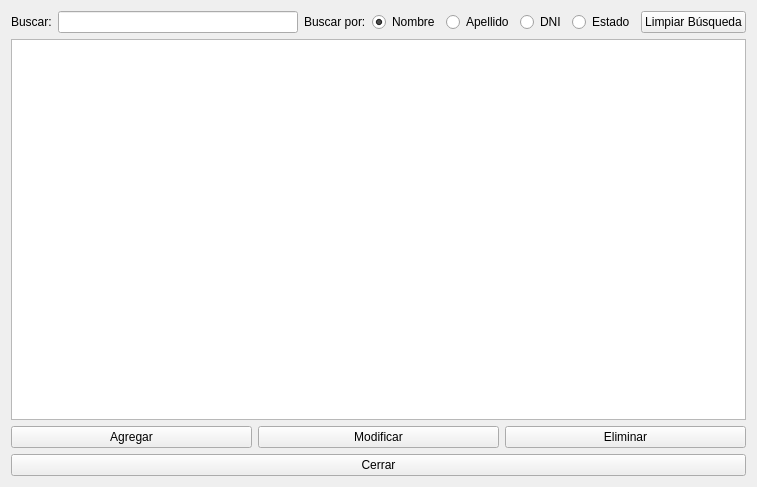
<?xml version="1.0" encoding="UTF-8"?>
<ui version="4.0">
 <class>VentanaSocios</class>
 <widget class="QWidget" name="VentanaSocios">
  <property name="geometry">
   <rect>
    <x>0</x>
    <y>0</y>
    <width>757</width>
    <height>487</height>
   </rect>
  </property>
  <property name="windowTitle">
   <string>Form</string>
  </property>
  <layout class="QGridLayout" name="gridLayout">
   <item row="0" column="0">
    <layout class="QVBoxLayout" name="verticalLayout">
     <item>
      <layout class="QHBoxLayout" name="horizontalLayout">
       <item>
        <widget class="QLabel" name="lbBuscar">
         <property name="text">
          <string>Buscar:</string>
         </property>
        </widget>
       </item>
       <item>
        <widget class="QLineEdit" name="txtBuscar"/>
       </item>
       <item>
        <widget class="QLabel" name="lbBuscarPor">
         <property name="text">
          <string>Buscar por:</string>
         </property>
        </widget>
       </item>
       <item>
        <widget class="QRadioButton" name="rbNombre">
         <property name="text">
          <string>Nombre</string>
         </property>
         <property name="checked">
          <bool>true</bool>
         </property>
        </widget>
       </item>
       <item>
        <widget class="QRadioButton" name="rbApellido">
         <property name="text">
          <string>Apellido</string>
         </property>
        </widget>
       </item>
       <item>
        <widget class="QRadioButton" name="rbDni">
         <property name="text">
          <string>DNI</string>
         </property>
        </widget>
       </item>
       <item>
        <widget class="QRadioButton" name="rbEstado">
         <property name="text">
          <string>Estado</string>
         </property>
        </widget>
       </item>
       <item>
        <widget class="QPushButton" name="btnLimpiar">
         <property name="text">
          <string>Limpiar Búsqueda</string>
         </property>
        </widget>
       </item>
      </layout>
     </item>
     <item>
      <widget class="QTableWidget" name="tbSocios">
       <property name="alternatingRowColors">
        <bool>true</bool>
       </property>
      </widget>
     </item>
     <item>
      <layout class="QHBoxLayout" name="horizontalLayout_2">
       <property name="bottomMargin">
        <number>0</number>
       </property>
       <item>
        <widget class="QPushButton" name="btnAgregar">
         <property name="text">
          <string>Agregar</string>
         </property>
        </widget>
       </item>
       <item>
        <widget class="QPushButton" name="btnModificar">
         <property name="text">
          <string>Modificar</string>
         </property>
        </widget>
       </item>
       <item>
        <widget class="QPushButton" name="btnEliminar">
         <property name="text">
          <string>Eliminar</string>
         </property>
        </widget>
       </item>
      </layout>
     </item>
     <item>
      <widget class="QPushButton" name="btnCerrar">
       <property name="text">
        <string>Cerrar</string>
       </property>
      </widget>
     </item>
    </layout>
   </item>
  </layout>
 </widget>
 <resources/>
 <connections/>
</ui>
